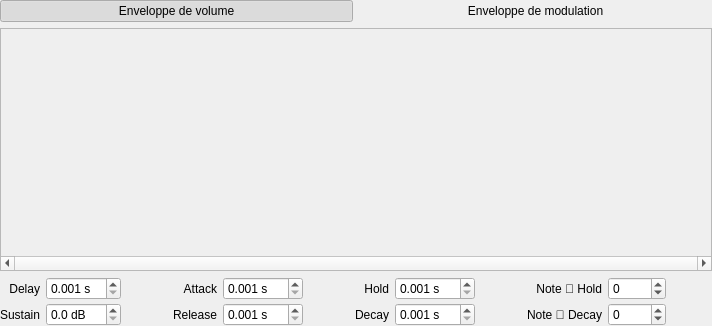
<?xml version="1.0" encoding="UTF-8"?>
<ui version="4.0">
 <class>EnvelopEditor</class>
 <widget class="QWidget" name="EnvelopEditor">
  <property name="geometry">
   <rect>
    <x>0</x>
    <y>0</y>
    <width>674</width>
    <height>326</height>
   </rect>
  </property>
  <property name="windowTitle">
   <string notr="true">Form</string>
  </property>
  <layout class="QGridLayout" name="gridLayout">
   <property name="leftMargin">
    <number>0</number>
   </property>
   <property name="topMargin">
    <number>0</number>
   </property>
   <property name="rightMargin">
    <number>0</number>
   </property>
   <property name="bottomMargin">
    <number>0</number>
   </property>
   <item row="3" column="0" colspan="2">
    <layout class="QGridLayout" name="gridLayout_2">
     <property name="verticalSpacing">
      <number>3</number>
     </property>
     <item row="0" column="7">
      <widget class="QDoubleSpinBox" name="doubleSpinHold">
       <property name="suffix">
        <string comment="unit for second"> s</string>
       </property>
       <property name="decimals">
        <number>3</number>
       </property>
       <property name="minimum">
        <double>0.001000000000000</double>
       </property>
       <property name="maximum">
        <double>18.000000000000000</double>
       </property>
       <property name="singleStep">
        <double>0.100000000000000</double>
       </property>
      </widget>
     </item>
     <item row="0" column="2">
      <widget class="QPushButton" name="pushDelay">
       <property name="text">
        <string/>
       </property>
       <property name="icon">
        <iconset resource="../resources.qrc">
         <normaloff>:/icons/revert.png</normaloff>:/icons/revert.png</iconset>
       </property>
       <property name="flat">
        <bool>true</bool>
       </property>
      </widget>
     </item>
     <item row="1" column="1">
      <widget class="QDoubleSpinBox" name="doubleSpinSustain">
       <property name="suffix">
        <string comment="unit for decibels"> dB</string>
       </property>
       <property name="decimals">
        <number>1</number>
       </property>
       <property name="maximum">
        <double>144.000000000000000</double>
       </property>
      </widget>
     </item>
     <item row="0" column="0">
      <widget class="QLabel" name="labelDelay">
       <property name="sizePolicy">
        <sizepolicy hsizetype="Expanding" vsizetype="Preferred">
         <horstretch>0</horstretch>
         <verstretch>0</verstretch>
        </sizepolicy>
       </property>
       <property name="text">
        <string>Delay</string>
       </property>
       <property name="alignment">
        <set>Qt::AlignRight|Qt::AlignTrailing|Qt::AlignVCenter</set>
       </property>
      </widget>
     </item>
     <item row="0" column="1">
      <widget class="QDoubleSpinBox" name="doubleSpinDelay">
       <property name="suffix">
        <string comment="unit for second"> s</string>
       </property>
       <property name="decimals">
        <number>3</number>
       </property>
       <property name="minimum">
        <double>0.001000000000000</double>
       </property>
       <property name="maximum">
        <double>18.000000000000000</double>
       </property>
       <property name="singleStep">
        <double>0.100000000000000</double>
       </property>
      </widget>
     </item>
     <item row="1" column="9">
      <widget class="QLabel" name="labelKeyDecay">
       <property name="text">
        <string>Note  Decay</string>
       </property>
       <property name="alignment">
        <set>Qt::AlignRight|Qt::AlignTrailing|Qt::AlignVCenter</set>
       </property>
      </widget>
     </item>
     <item row="0" column="8">
      <widget class="QPushButton" name="pushHold">
       <property name="text">
        <string/>
       </property>
       <property name="icon">
        <iconset resource="../resources.qrc">
         <normaloff>:/icons/revert.png</normaloff>:/icons/revert.png</iconset>
       </property>
       <property name="flat">
        <bool>true</bool>
       </property>
      </widget>
     </item>
     <item row="1" column="6">
      <widget class="QLabel" name="labelDecay">
       <property name="text">
        <string>Decay</string>
       </property>
       <property name="alignment">
        <set>Qt::AlignRight|Qt::AlignTrailing|Qt::AlignVCenter</set>
       </property>
      </widget>
     </item>
     <item row="1" column="10">
      <widget class="QSpinBox" name="spinKeyDecay">
       <property name="minimum">
        <number>-1200</number>
       </property>
       <property name="maximum">
        <number>1200</number>
       </property>
      </widget>
     </item>
     <item row="0" column="4">
      <widget class="QDoubleSpinBox" name="doubleSpinAttack">
       <property name="suffix">
        <string comment="unit for second"> s</string>
       </property>
       <property name="decimals">
        <number>3</number>
       </property>
       <property name="minimum">
        <double>0.001000000000000</double>
       </property>
       <property name="maximum">
        <double>102.000000000000000</double>
       </property>
       <property name="singleStep">
        <double>0.100000000000000</double>
       </property>
      </widget>
     </item>
     <item row="1" column="0">
      <widget class="QLabel" name="labelSustain">
       <property name="text">
        <string>Sustain</string>
       </property>
       <property name="alignment">
        <set>Qt::AlignRight|Qt::AlignTrailing|Qt::AlignVCenter</set>
       </property>
      </widget>
     </item>
     <item row="1" column="4">
      <widget class="QDoubleSpinBox" name="doubleSpinRelease">
       <property name="suffix">
        <string comment="unit for second"> s</string>
       </property>
       <property name="decimals">
        <number>3</number>
       </property>
       <property name="minimum">
        <double>0.001000000000000</double>
       </property>
       <property name="maximum">
        <double>102.000000000000000</double>
       </property>
       <property name="singleStep">
        <double>0.100000000000000</double>
       </property>
      </widget>
     </item>
     <item row="0" column="9">
      <widget class="QLabel" name="labelKeyHold">
       <property name="sizePolicy">
        <sizepolicy hsizetype="Expanding" vsizetype="Preferred">
         <horstretch>0</horstretch>
         <verstretch>0</verstretch>
        </sizepolicy>
       </property>
       <property name="text">
        <string>Note  Hold</string>
       </property>
       <property name="alignment">
        <set>Qt::AlignRight|Qt::AlignTrailing|Qt::AlignVCenter</set>
       </property>
      </widget>
     </item>
     <item row="0" column="6">
      <widget class="QLabel" name="labelHold">
       <property name="sizePolicy">
        <sizepolicy hsizetype="Expanding" vsizetype="Preferred">
         <horstretch>0</horstretch>
         <verstretch>0</verstretch>
        </sizepolicy>
       </property>
       <property name="text">
        <string>Hold</string>
       </property>
       <property name="alignment">
        <set>Qt::AlignRight|Qt::AlignTrailing|Qt::AlignVCenter</set>
       </property>
      </widget>
     </item>
     <item row="0" column="10">
      <widget class="QSpinBox" name="spinKeyHold">
       <property name="minimum">
        <number>-1200</number>
       </property>
       <property name="maximum">
        <number>1200</number>
       </property>
      </widget>
     </item>
     <item row="1" column="3">
      <widget class="QLabel" name="labelRelease">
       <property name="text">
        <string>Release</string>
       </property>
       <property name="alignment">
        <set>Qt::AlignRight|Qt::AlignTrailing|Qt::AlignVCenter</set>
       </property>
      </widget>
     </item>
     <item row="0" column="3">
      <widget class="QLabel" name="labelAttack">
       <property name="sizePolicy">
        <sizepolicy hsizetype="Expanding" vsizetype="Preferred">
         <horstretch>0</horstretch>
         <verstretch>0</verstretch>
        </sizepolicy>
       </property>
       <property name="text">
        <string>Attack</string>
       </property>
       <property name="alignment">
        <set>Qt::AlignRight|Qt::AlignTrailing|Qt::AlignVCenter</set>
       </property>
      </widget>
     </item>
     <item row="1" column="7">
      <widget class="QDoubleSpinBox" name="doubleSpinDecay">
       <property name="suffix">
        <string comment="unit for second"> s</string>
       </property>
       <property name="decimals">
        <number>3</number>
       </property>
       <property name="minimum">
        <double>0.001000000000000</double>
       </property>
       <property name="maximum">
        <double>102.000000000000000</double>
       </property>
       <property name="singleStep">
        <double>0.100000000000000</double>
       </property>
      </widget>
     </item>
     <item row="0" column="5">
      <widget class="QPushButton" name="pushAttack">
       <property name="text">
        <string/>
       </property>
       <property name="icon">
        <iconset resource="../resources.qrc">
         <normaloff>:/icons/revert.png</normaloff>:/icons/revert.png</iconset>
       </property>
       <property name="flat">
        <bool>true</bool>
       </property>
      </widget>
     </item>
     <item row="0" column="11">
      <widget class="QPushButton" name="pushKeyHold">
       <property name="text">
        <string/>
       </property>
       <property name="icon">
        <iconset resource="../resources.qrc">
         <normaloff>:/icons/revert.png</normaloff>:/icons/revert.png</iconset>
       </property>
       <property name="flat">
        <bool>true</bool>
       </property>
      </widget>
     </item>
     <item row="1" column="2">
      <widget class="QPushButton" name="pushSustain">
       <property name="text">
        <string/>
       </property>
       <property name="icon">
        <iconset resource="../resources.qrc">
         <normaloff>:/icons/revert.png</normaloff>:/icons/revert.png</iconset>
       </property>
       <property name="flat">
        <bool>true</bool>
       </property>
      </widget>
     </item>
     <item row="1" column="5">
      <widget class="QPushButton" name="pushRelease">
       <property name="text">
        <string/>
       </property>
       <property name="icon">
        <iconset resource="../resources.qrc">
         <normaloff>:/icons/revert.png</normaloff>:/icons/revert.png</iconset>
       </property>
       <property name="flat">
        <bool>true</bool>
       </property>
      </widget>
     </item>
     <item row="1" column="8">
      <widget class="QPushButton" name="pushDecay">
       <property name="text">
        <string/>
       </property>
       <property name="icon">
        <iconset resource="../resources.qrc">
         <normaloff>:/icons/revert.png</normaloff>:/icons/revert.png</iconset>
       </property>
       <property name="flat">
        <bool>true</bool>
       </property>
      </widget>
     </item>
     <item row="1" column="11">
      <widget class="QPushButton" name="pushKeyDecay">
       <property name="text">
        <string/>
       </property>
       <property name="icon">
        <iconset resource="../resources.qrc">
         <normaloff>:/icons/revert.png</normaloff>:/icons/revert.png</iconset>
       </property>
       <property name="flat">
        <bool>true</bool>
       </property>
      </widget>
     </item>
    </layout>
   </item>
   <item row="0" column="0">
    <widget class="QPushButton" name="pushVolume">
     <property name="text">
      <string>Enveloppe de volume</string>
     </property>
     <property name="checkable">
      <bool>true</bool>
     </property>
     <property name="checked">
      <bool>true</bool>
     </property>
     <property name="autoExclusive">
      <bool>true</bool>
     </property>
     <property name="flat">
      <bool>true</bool>
     </property>
    </widget>
   </item>
   <item row="0" column="1">
    <widget class="QPushButton" name="pushModulation">
     <property name="text">
      <string>Enveloppe de modulation</string>
     </property>
     <property name="checkable">
      <bool>true</bool>
     </property>
     <property name="autoExclusive">
      <bool>true</bool>
     </property>
     <property name="flat">
      <bool>true</bool>
     </property>
    </widget>
   </item>
   <item row="2" column="0" colspan="2">
    <widget class="QFrame" name="frame">
     <property name="frameShape">
      <enum>QFrame::StyledPanel</enum>
     </property>
     <property name="frameShadow">
      <enum>QFrame::Raised</enum>
     </property>
     <layout class="QVBoxLayout" name="verticalLayout">
      <property name="spacing">
       <number>0</number>
      </property>
      <property name="leftMargin">
       <number>0</number>
      </property>
      <property name="topMargin">
       <number>0</number>
      </property>
      <property name="rightMargin">
       <number>0</number>
      </property>
      <property name="bottomMargin">
       <number>0</number>
      </property>
      <item>
       <widget class="GraphicsViewEnvelop" name="graphicsView" native="true">
        <property name="sizePolicy">
         <sizepolicy hsizetype="Preferred" vsizetype="Expanding">
          <horstretch>0</horstretch>
          <verstretch>0</verstretch>
         </sizepolicy>
        </property>
       </widget>
      </item>
      <item>
       <widget class="QScrollBar" name="sliderGraph">
        <property name="maximum">
         <number>0</number>
        </property>
        <property name="singleStep">
         <number>200</number>
        </property>
        <property name="pageStep">
         <number>10000</number>
        </property>
        <property name="orientation">
         <enum>Qt::Horizontal</enum>
        </property>
       </widget>
      </item>
     </layout>
    </widget>
   </item>
  </layout>
 </widget>
 <customwidgets>
  <customwidget>
   <class>GraphicsViewEnvelop</class>
   <extends>QWidget</extends>
   <header>graphicsviewenvelop.h</header>
   <container>1</container>
  </customwidget>
 </customwidgets>
 <resources>
  <include location="../resources.qrc"/>
 </resources>
 <connections/>
</ui>
